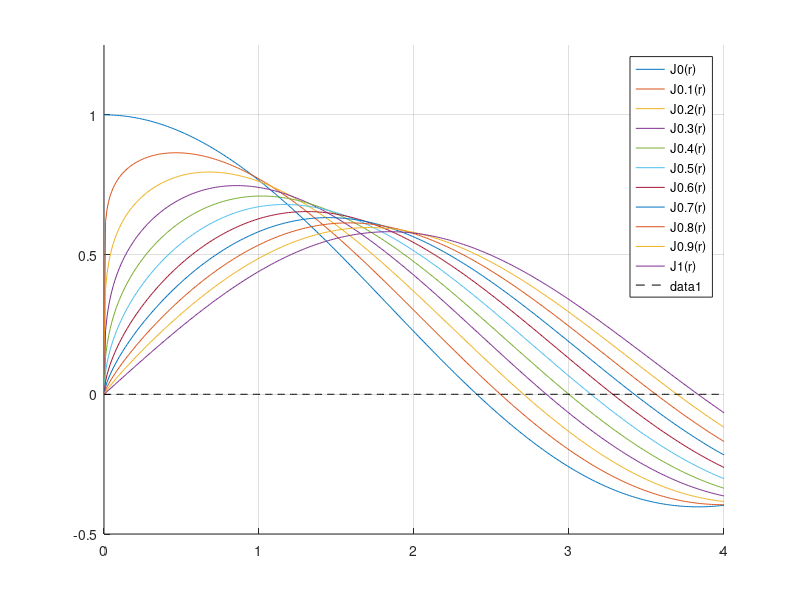

The MATLAB source for this figure:

r=[0:0.01:4];

n=[0:0.1:1];

figure("visible", "off");
hold all;
leg='';

for i=1:length(n)
  plot(r,besselj(n(i),r));
  leg=strcat(leg,'J',num2str(n(i)),'(r);');
endfor
grid on;
axis([0 4 -0.5 1.25]);
legend(strsplit(leg,';'));
plot(r,zeros(1,length(r)),'--k');
print('-dpng' , 'besselfunction');
close
